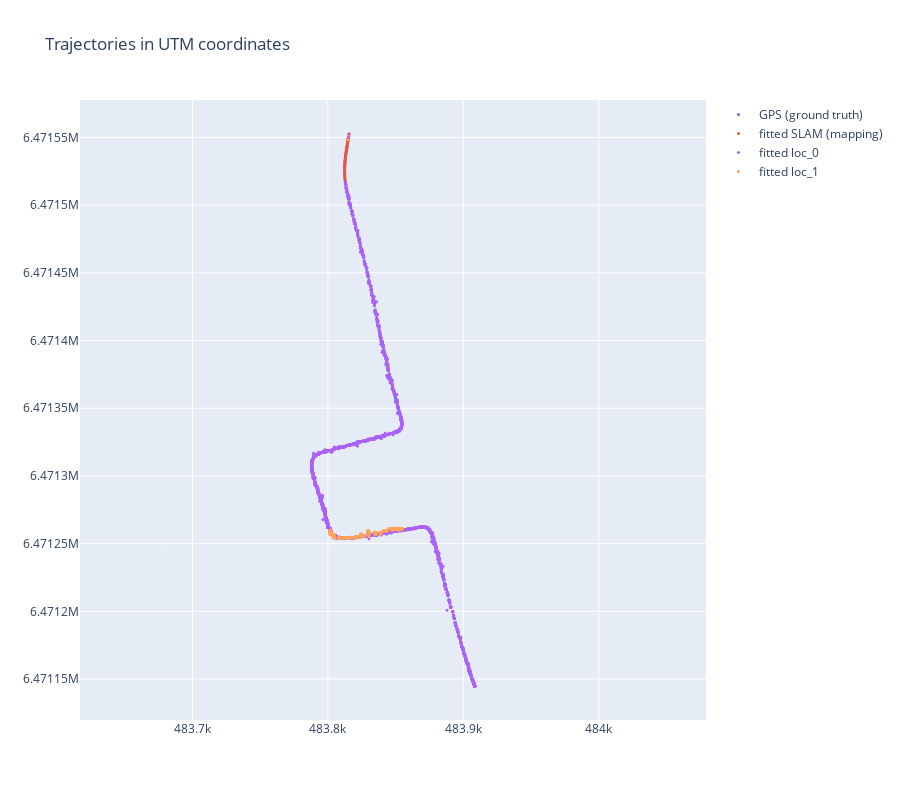

Source (notebook cell):
### Code cell
fig_2d = processor.create_2d_plot_utm()
fig_2d.show()

### Figure 1 — Plotly figure (JSON) as saved in the notebook; plotly's stock layout.template omitted (floating-point values rounded to 4 significant figures; data arrays with more than 128 entries replaced by an {"elided": "..."} marker saying what was removed)
{"data": [{"marker": {"color": "#636EFA", "size": 3}, "mode": "markers", "name": "GPS (ground truth)", "type": "scatter", "x": {"elided": "529 float values"}, "y": {"elided": "529 float values"}}, {"marker": {"color": "#EF553B", "size": 3}, "mode": "markers", "name": "fitted SLAM (mapping)", "type": "scatter", "x": {"elided": "529 float values"}, "y": {"elided": "529 float values"}}, {"marker": {"color": "#AB63FA", "size": 3}, "mode": "markers", "name": "fitted loc_0", "type": "scatter", "x": {"elided": "2926 float values"}, "y": {"elided": "2926 float values"}}, {"marker": {"color": "#FFA15A", "size": 3}, "mode": "markers", "name": "fitted loc_1", "type": "scatter", "x": {"elided": "411 float values"}, "y": {"elided": "411 float values"}}], "layout": {"height": 800, "title": {"text": "Trajectories in UTM coordinates"}, "yaxis": {"scaleanchor": "x", "scaleratio": 1}}}
